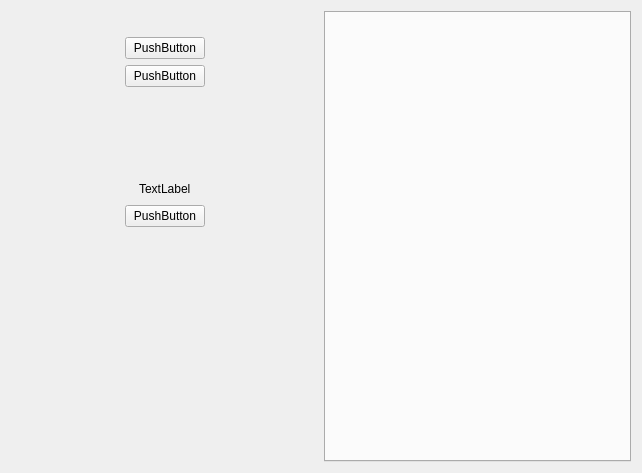
<?xml version="1.0" encoding="UTF-8"?>
<ui version="4.0">
 <class>MainInterface</class>
 <widget class="QWidget" name="MainInterface">
  <property name="geometry">
   <rect>
    <x>0</x>
    <y>0</y>
    <width>642</width>
    <height>473</height>
   </rect>
  </property>
  <property name="windowTitle">
   <string>Form</string>
  </property>
  <layout class="QHBoxLayout" name="horizontalLayout_9">
   <item>
    <layout class="QHBoxLayout" name="horizontalLayout_8">
     <property name="spacing">
      <number>6</number>
     </property>
     <property name="leftMargin">
      <number>0</number>
     </property>
     <property name="topMargin">
      <number>0</number>
     </property>
     <property name="rightMargin">
      <number>0</number>
     </property>
     <property name="bottomMargin">
      <number>0</number>
     </property>
     <item>
      <layout class="QVBoxLayout" name="verticalLayout">
       <property name="spacing">
        <number>6</number>
       </property>
       <property name="leftMargin">
        <number>0</number>
       </property>
       <property name="topMargin">
        <number>0</number>
       </property>
       <property name="rightMargin">
        <number>0</number>
       </property>
       <property name="bottomMargin">
        <number>0</number>
       </property>
       <item>
        <layout class="QHBoxLayout" name="horizontalLayout_7">
         <item>
          <spacer name="horizontalSpacer_14">
           <property name="orientation">
            <enum>Qt::Horizontal</enum>
           </property>
           <property name="sizeHint" stdset="0">
            <size>
             <width>40</width>
             <height>20</height>
            </size>
           </property>
          </spacer>
         </item>
         <item>
          <widget class="QLabel" name="titleLab">
           <property name="styleSheet">
            <string notr="true"/>
           </property>
           <property name="text">
            <string/>
           </property>
           <property name="pixmap">
            <pixmap resource="cloudpixmap.qrc">:/pixmap/yunkejian2@2x.png</pixmap>
           </property>
          </widget>
         </item>
         <item>
          <spacer name="horizontalSpacer_13">
           <property name="orientation">
            <enum>Qt::Horizontal</enum>
           </property>
           <property name="sizeHint" stdset="0">
            <size>
             <width>40</width>
             <height>20</height>
            </size>
           </property>
          </spacer>
         </item>
        </layout>
       </item>
       <item>
        <layout class="QHBoxLayout" name="horizontalLayout">
         <item>
          <spacer name="horizontalSpacer_2">
           <property name="orientation">
            <enum>Qt::Horizontal</enum>
           </property>
           <property name="sizeHint" stdset="0">
            <size>
             <width>40</width>
             <height>20</height>
            </size>
           </property>
          </spacer>
         </item>
         <item>
          <widget class="Custom_Btn2" name="lessonsBtn">
           <property name="text">
            <string>PushButton</string>
           </property>
          </widget>
         </item>
         <item>
          <spacer name="horizontalSpacer">
           <property name="orientation">
            <enum>Qt::Horizontal</enum>
           </property>
           <property name="sizeHint" stdset="0">
            <size>
             <width>40</width>
             <height>20</height>
            </size>
           </property>
          </spacer>
         </item>
        </layout>
       </item>
       <item>
        <layout class="QHBoxLayout" name="horizontalLayout_2">
         <item>
          <spacer name="horizontalSpacer_3">
           <property name="orientation">
            <enum>Qt::Horizontal</enum>
           </property>
           <property name="sizeHint" stdset="0">
            <size>
             <width>40</width>
             <height>20</height>
            </size>
           </property>
          </spacer>
         </item>
         <item>
          <widget class="Custom_Btn2" name="networkBtn">
           <property name="text">
            <string>PushButton</string>
           </property>
          </widget>
         </item>
         <item>
          <spacer name="horizontalSpacer_4">
           <property name="orientation">
            <enum>Qt::Horizontal</enum>
           </property>
           <property name="sizeHint" stdset="0">
            <size>
             <width>40</width>
             <height>20</height>
            </size>
           </property>
          </spacer>
         </item>
        </layout>
       </item>
       <item>
        <layout class="QHBoxLayout" name="horizontalLayout_3">
         <item>
          <spacer name="horizontalSpacer_6">
           <property name="orientation">
            <enum>Qt::Horizontal</enum>
           </property>
           <property name="sizeHint" stdset="0">
            <size>
             <width>40</width>
             <height>20</height>
            </size>
           </property>
          </spacer>
         </item>
         <item>
          <widget class="Custom_Lab1" name="photoLab">
           <property name="sizePolicy">
            <sizepolicy hsizetype="Fixed" vsizetype="Fixed">
             <horstretch>0</horstretch>
             <verstretch>0</verstretch>
            </sizepolicy>
           </property>
           <property name="minimumSize">
            <size>
             <width>54</width>
             <height>54</height>
            </size>
           </property>
           <property name="maximumSize">
            <size>
             <width>54</width>
             <height>54</height>
            </size>
           </property>
           <property name="styleSheet">
            <string notr="true"/>
           </property>
           <property name="text">
            <string/>
           </property>
          </widget>
         </item>
         <item>
          <spacer name="horizontalSpacer_5">
           <property name="orientation">
            <enum>Qt::Horizontal</enum>
           </property>
           <property name="sizeHint" stdset="0">
            <size>
             <width>40</width>
             <height>20</height>
            </size>
           </property>
          </spacer>
         </item>
        </layout>
       </item>
       <item>
        <layout class="QHBoxLayout" name="horizontalLayout_4">
         <item>
          <spacer name="horizontalSpacer_8">
           <property name="orientation">
            <enum>Qt::Horizontal</enum>
           </property>
           <property name="sizeHint" stdset="0">
            <size>
             <width>40</width>
             <height>20</height>
            </size>
           </property>
          </spacer>
         </item>
         <item>
          <widget class="QLabel" name="nameLab">
           <property name="styleSheet">
            <string notr="true"/>
           </property>
           <property name="text">
            <string/>
           </property>
          </widget>
         </item>
         <item>
          <spacer name="horizontalSpacer_7">
           <property name="orientation">
            <enum>Qt::Horizontal</enum>
           </property>
           <property name="sizeHint" stdset="0">
            <size>
             <width>40</width>
             <height>20</height>
            </size>
           </property>
          </spacer>
         </item>
        </layout>
       </item>
       <item>
        <layout class="QHBoxLayout" name="horizontalLayout_5">
         <item>
          <spacer name="horizontalSpacer_10">
           <property name="orientation">
            <enum>Qt::Horizontal</enum>
           </property>
           <property name="sizeHint" stdset="0">
            <size>
             <width>40</width>
             <height>20</height>
            </size>
           </property>
          </spacer>
         </item>
         <item>
          <widget class="QLabel" name="logoutLab">
           <property name="text">
            <string>TextLabel</string>
           </property>
          </widget>
         </item>
         <item>
          <spacer name="horizontalSpacer_9">
           <property name="orientation">
            <enum>Qt::Horizontal</enum>
           </property>
           <property name="sizeHint" stdset="0">
            <size>
             <width>40</width>
             <height>20</height>
            </size>
           </property>
          </spacer>
         </item>
        </layout>
       </item>
       <item>
        <layout class="QHBoxLayout" name="horizontalLayout_6">
         <item>
          <spacer name="horizontalSpacer_12">
           <property name="orientation">
            <enum>Qt::Horizontal</enum>
           </property>
           <property name="sizeHint" stdset="0">
            <size>
             <width>40</width>
             <height>20</height>
            </size>
           </property>
          </spacer>
         </item>
         <item>
          <widget class="QPushButton" name="closeBtn">
           <property name="text">
            <string>PushButton</string>
           </property>
          </widget>
         </item>
         <item>
          <spacer name="horizontalSpacer_11">
           <property name="orientation">
            <enum>Qt::Horizontal</enum>
           </property>
           <property name="sizeHint" stdset="0">
            <size>
             <width>40</width>
             <height>20</height>
            </size>
           </property>
          </spacer>
         </item>
        </layout>
       </item>
       <item>
        <spacer name="verticalSpacer_8">
         <property name="orientation">
          <enum>Qt::Vertical</enum>
         </property>
         <property name="sizeHint" stdset="0">
          <size>
           <width>20</width>
           <height>40</height>
          </size>
         </property>
        </spacer>
       </item>
      </layout>
     </item>
     <item>
      <widget class="CustomWidget_8" name="tabWidget">
       <property name="currentIndex">
        <number>-1</number>
       </property>
      </widget>
     </item>
    </layout>
   </item>
  </layout>
 </widget>
 <customwidgets>
  <customwidget>
   <class>Custom_Btn2</class>
   <extends>QPushButton</extends>
   <header>custombtn.h</header>
  </customwidget>
  <customwidget>
   <class>Custom_Lab1</class>
   <extends>QLabel</extends>
   <header>custombtn.h</header>
  </customwidget>
  <customwidget>
   <class>CustomWidget_8</class>
   <extends>QTabWidget</extends>
   <header>customwidget.h</header>
   <container>1</container>
  </customwidget>
 </customwidgets>
 <resources>
  <include location="cloudpixmap.qrc"/>
 </resources>
 <connections/>
</ui>
